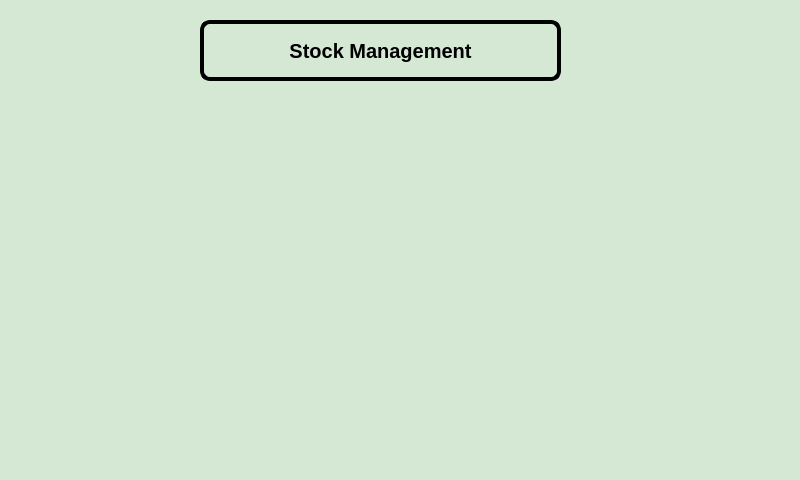
<?xml version="1.0" encoding="UTF-8"?>
<ui version="4.0">
 <class>stockManagement</class>
 <widget class="QDialog" name="stockManagement">
  <property name="geometry">
   <rect>
    <x>0</x>
    <y>0</y>
    <width>800</width>
    <height>480</height>
   </rect>
  </property>
  <property name="windowTitle">
   <string>Dialog</string>
  </property>
  <property name="styleSheet">
   <string notr="true">background-color:rgb(213, 232, 212);</string>
  </property>
  <widget class="QPushButton" name="goback">
   <property name="geometry">
    <rect>
     <x>10</x>
     <y>10</y>
     <width>61</width>
     <height>71</height>
    </rect>
   </property>
   <property name="styleSheet">
    <string notr="true">#goback{
background-color: transparent;
border-image:url(:turn-back.png);
background:none;
border:none;
background-repeat: none;
}</string>
   </property>
   <property name="text">
    <string/>
   </property>
  </widget>
  <widget class="QPushButton" name="addProduct">
   <property name="geometry">
    <rect>
     <x>30</x>
     <y>290</y>
     <width>241</width>
     <height>161</height>
    </rect>
   </property>
   <property name="styleSheet">
    <string notr="true">#addProduct{
background-color: transparent;
border-image:url(:stockA.png);
background:none;
border:none;
background-repeat: none;
}</string>
   </property>
   <property name="text">
    <string/>
   </property>
  </widget>
  <widget class="QPushButton" name="removeProduct">
   <property name="geometry">
    <rect>
     <x>520</x>
     <y>290</y>
     <width>241</width>
     <height>161</height>
    </rect>
   </property>
   <property name="styleSheet">
    <string notr="true">#removeProduct{
background-color: transparent;
border-image:url(:stockR.png);
background:none;
border:none;
background-repeat: none;
}</string>
   </property>
   <property name="text">
    <string/>
   </property>
  </widget>
  <widget class="QLabel" name="label_2">
   <property name="geometry">
    <rect>
     <x>200</x>
     <y>20</y>
     <width>361</width>
     <height>61</height>
    </rect>
   </property>
   <property name="font">
    <font>
     <pointsize>15</pointsize>
     <bold>true</bold>
    </font>
   </property>
   <property name="styleSheet">
    <string notr="true">color: black; 
background-color: none;
 border: 4px solid black;
 border-radius: 10px;
 padding: 5px; </string>
   </property>
   <property name="text">
    <string>Stock Management</string>
   </property>
   <property name="alignment">
    <set>Qt::AlignCenter</set>
   </property>
  </widget>
  <widget class="QLabel" name="uminho">
   <property name="geometry">
    <rect>
     <x>610</x>
     <y>0</y>
     <width>191</width>
     <height>81</height>
    </rect>
   </property>
   <property name="styleSheet">
    <string notr="true">#uminho{
background-color: transparent;
border-image:url(:uminho.png);
background:none;
border:none;
background-repeat: none;
}</string>
   </property>
   <property name="text">
    <string/>
   </property>
  </widget>
 </widget>
 <resources/>
 <connections/>
</ui>
